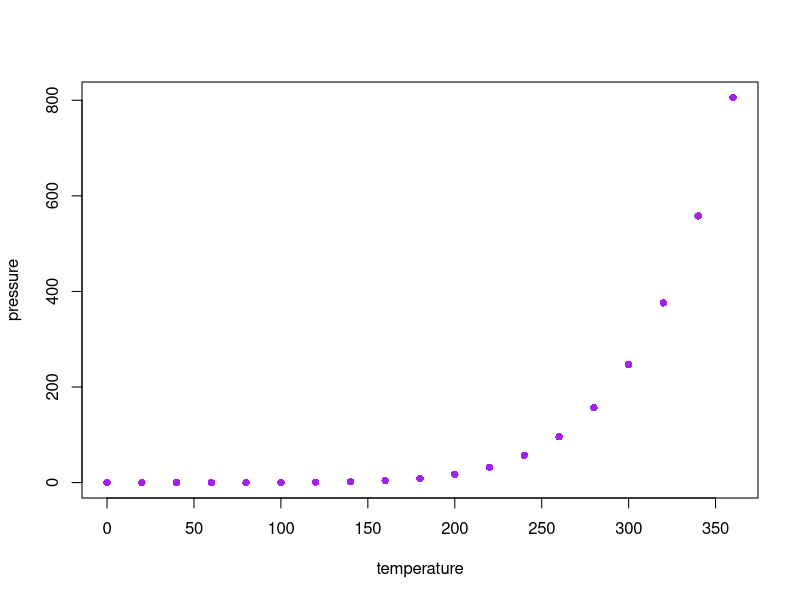
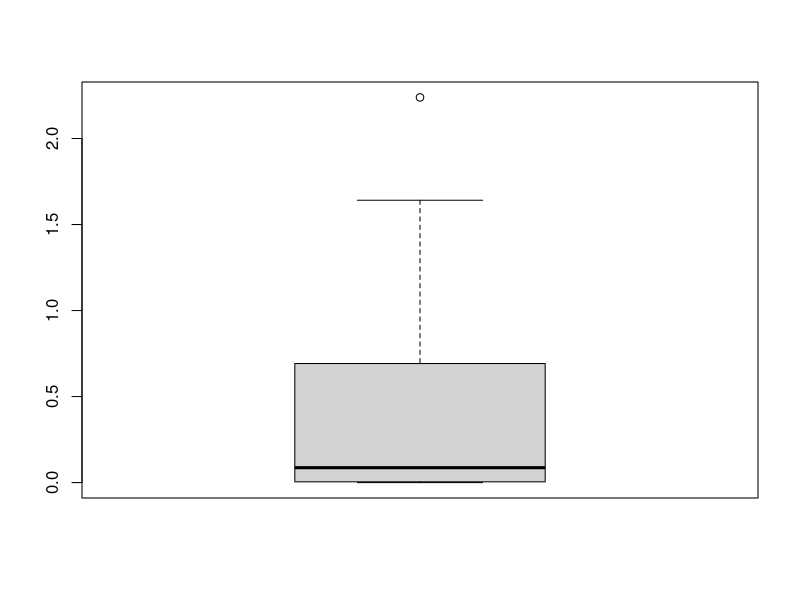

Reproduce these figures in R, in order.
## ---- chunk 1
knitr::opts_chunk$set(echo = TRUE)
## ---- chunk 2
summary(cars)
## ---- chunk 3
plot(pressure, col="purple", pch=16)
## ---- chunk 4
boxplot(pressure$pressure/pressure$temperature)
